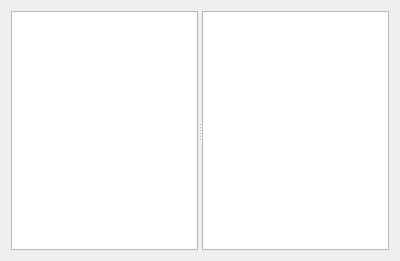
<?xml version="1.0" encoding="UTF-8"?>
<ui version="4.0">
 <class>Dialog</class>
 <widget class="QDialog" name="Dialog">
  <property name="geometry">
   <rect>
    <x>0</x>
    <y>0</y>
    <width>400</width>
    <height>261</height>
   </rect>
  </property>
  <property name="windowTitle">
   <string>Dialog</string>
  </property>
  <layout class="QVBoxLayout" name="verticalLayout">
   <item>
    <widget class="QSplitter" name="splitter">
     <property name="orientation">
      <enum>Qt::Horizontal</enum>
     </property>
     <widget class="QTreeView" name="treeView"/>
     <widget class="QListView" name="listView"/>
    </widget>
   </item>
  </layout>
 </widget>
 <layoutdefault spacing="6" margin="11"/>
 <resources/>
 <connections/>
</ui>
